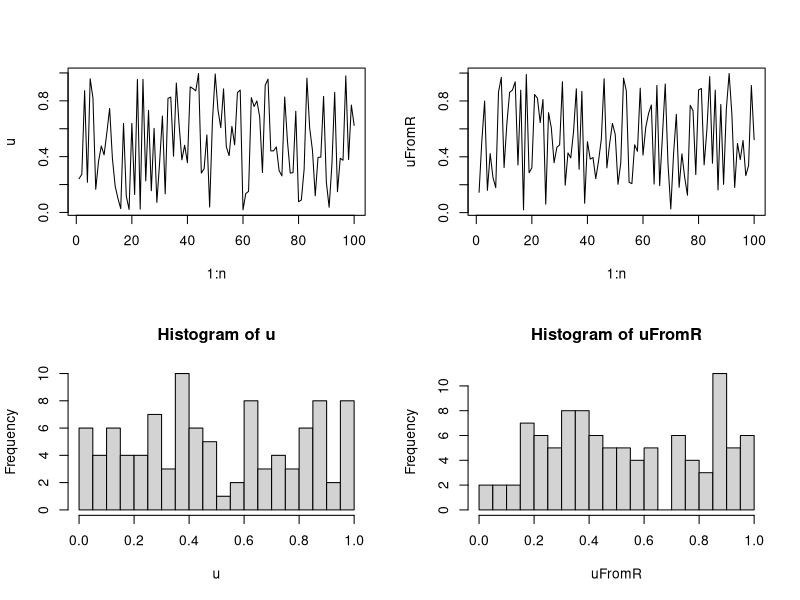

Recreate this plot in R. (Note: this script raises an error after producing the figure.)
################################################################
### Demo code for Unit 10 of Stat243, "Simulation"
### Chris Paciorek, October 2017
################################################################

#########################################
# 4: Random number generation
#########################################

### 4.1 Generating random uniforms on a computer

## @knitr linear-cong

n <- 100
a <- 171
m <- 30269
u <- rep(NA, n) 
u[1] <- 7306 
for(i in 2:n)
  u[i] <- (a * u[i-1]) %% m 
u <- u/m
uFromR <- runif(n) 
par(mfrow = c(2,2)) 
plot(1:n, u, type = 'l') 
plot(1:n, uFromR, type = 'l') 
hist(u, nclass = 25) 
hist(uFromR, nclass = 25)

## @knitr Wichmann

RNGkind("Wichmann-Hill")
set.seed(0)
saveSeed <- .Random.seed
uFromR <- runif(10)
a <- c(171, 172, 170)
m <- c(30269, 30307, 30323)
xyz <- matrix(NA, nr = 10, nc = 3)
xyz[1, ] <- (a * saveSeed[2:4]) %% m
for( i in 2:10)
	xyz[i, ] <- (a * xyz[i-1, ]) %% m
for(i in 1:10)
	print(c(uFromR[i],sum(xyz[i, ]/m)%%1))
## we should be able to recover the current value of the seed
xyz[10, ]
.Random.seed[2:4]

## @knitr blank

### 4.3 RNG in R 

## @knitr seed

set.seed(0)
rnorm(10)
set.seed(0)
rnorm(10)

## @knitr seed-save

set.seed(0)
rnorm(5)
savedSeed <- .Random.seed
tmp <- sample(1:50, 2000, replace = TRUE)
.Random.seed <- savedSeed
rnorm(5)

## @knitr seed-restore

f <- function(args) {
  oldseed <- .Random.seed
  ## other code 
  .Random.seed <<- oldseed # note global assignment!
}


###################################
# 5: Generating random variables
###################################

### 5.1 Multivariate distributions

## @knitr mvnorm

U <- chol(covMat)
crossprod(U, rnorm(nrow(covMat)))

## @knitr blank

### 5.3 Rejection sampling

## generating efficiently from a truncated normal

## suppose we want to generate from X ~ N(1, 2^2) I(x > 4)

mu <- 1; sd <- 2
tau <- 4 # truncation point
samps <- rnorm(10000, mu, sd)
samps <- samps[samps > tau]
length(samps)/10000  # around 640 of 10000
hist(samps)


tauStd <- (tau - mu)/sd  # put trunc. pt on standardized scale
lamStar <- (tauStd + sqrt(tauStd^2+4))/2 # rate of exponential
c <- (1/lamStar)*exp(lamStar^2/2 - lamStar*tauStd)/(sqrt(2*pi)*(1-pnorm(tauStd)))

y <- rexp(2000, rate = lamStar) + tauStd  # + tauStd does the shifting of the exponential
u <- runif(2000)
samps2 <- mu + sd * y[u <= exp(-(y-lamStar)^2/2)]  # mu + sd part reverses the standardization
length(samps2)/2000 # empirical acceptance rate
1/c  # theoretical acceptance rate

## plots here are done on the standardized scale for simplicity
par(mfrow = c(1,3))
plot(y, u)
points(y[u <= exp(-(y-lamStar)^2/2)], u[u <= exp(-(y-lamStar)^2/2)], col = 'red')  # we accept red points and reject black

## this shows f(x) and c*g(x) on the standardized scale
yvals <- seq(tauStd, 5, len = 100)
plot(yvals, c*dexp(yvals - tauStd, rate = lamStar), type = 'l')
lines(yvals, dnorm(yvals)/(1-pnorm(tauStd)), col = 'red')
## exp is a nice envelope

yvals <- seq(5, 10, len = 100)
plot(yvals, c*dexp(yvals - tauStd, rate = lamStar), type = 'l')
lines(yvals, dnorm(yvals)/(1-pnorm(tauStd)), col = 'red')
## in tail, exp is much fatter than normal, but few proposals are in tail anyway


### 5.5 Importance sampling


## suppose we want to estimate P(X < -3) for a Cauchy (this is of interest in the case where we don't have the CDF in closed form)
## instead of drawing from a standard Cauchy, let's draw from a Cauchy shifted to be centered at -5

## write out the code below for a single estimate

m <- 1000 # number of samples for each estimator
## standard MC estimator
set.seed(0)
y <- rt(m, df = 1)
## samples for importance sampler
set.seed(0)
x <- rt(m, df = 1) - 5  # i.e sample from g(x) being a Cauchy centered at -5
f <- dt(x, df = 1)  # density of x under f
g <- dt(x + 5, df = 1)  # density of x under g (density of x under a Cauchy centered at -5 is the same as density of x+5 under Cauchy centered at 0)
w <- f/g  # weights

stdEst <- mean(y < (-3))
isEst <- mean((x < (-3))*w) # i.e. (1/m)*sum((x < (-3))*w)

## now let's do a small simulation study of the estimator

nSims <- 100

m <- 1000 # number of samples for each estimator

isEst <- stdEst <- varIS <- varStd <- rep(NA, nSims)
set.seed(0)
for(i in 1:nSims){  # a small simulation study of the approach with m = 1000
  ## note this could be done w/out looping if I were trying to be efficient

  ## samples for MC estimator

  y <- rt(m, df = 1)

  ## samples for importance sampler
  set.seed(0)
  x <- rt(m, df = 1) - 5  # i.e sample from g(x) being a Cauchy centered at -5
  f <- dt(x, df = 1)  # density of x under f
  g <- dt(x + 5, df = 1)  # density of x under g (density of x under a Cauchy centered at -5 is the same as density of x+5 under Cauchy centered at 0)
  w <- f/g  # weights
  
  isEst[i] <- mean((x < (-3))*w)
  stdEst[i] <- mean(y < (-3))
}

mean((isEst - pt(-3, df = 1))^2)  # variance of IS estimator based on entire sim study
mean((stdEst - pt(-3, df = 1))^2)  # variance of standard MC estimator based on entire sim study
## order of magnitude gain in efficiency



############################################
# 4: Design of simulation studies
############################################

# 4.2 Overview

## @knitr tvsnormal

devs <- rnorm(100)
tdevs <- qt(pnorm(devs), df = 1)
plot(devs, tdevs)
abline(0,1)

## @knitr blank

##############################################
# 5: Implementation of simulation studies
##############################################

## @knitr expand.grid

require(fields)
thetaLevels <- c("low", "med", "hi")
n <- c(10, 100, 1000)
tVsNorm <- c("t", "norm")
levels <- expand.grid(thetaLevels, tVsNorm, n)
## example of replicate() -- generate m sets correlated normals
set.seed(0)
genFun <- function(n, theta = 1){
	u <- rnorm(n)
	x <- runif(n)
	Cov <- exp(-rdist(x)/theta)
	U <- chol(Cov)
	return(cbind(x,crossprod(U, u)))
}
m <- 20
simData <- replicate(m, genFun(100, 1))
dim(simData) # 100 observations by {x, y} values by 20 replicates
